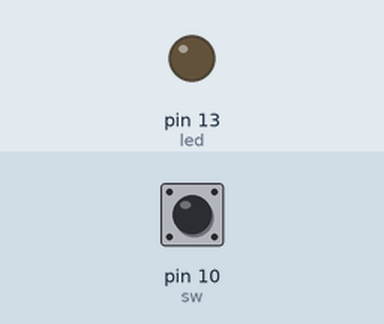
A sketch run on a simulated Arduino Uno, built with avr-gcc and run on an emulated ATmega328P. Shown: output pins drawn as LEDs (lit = HIGH). Dashed ring = blinking. The inputs (shaded band) are chosen by the test bench; at power-on: pin 10 (sw) HIGH.

Above: at 1.2 s.
1.3 s: pin 10 (sw) pulled LOW for 1 s
At 1.7 s:
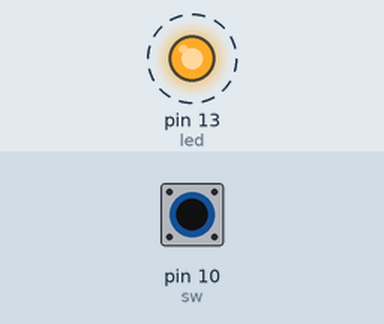
3.8 s: pin 10 (sw) pulled LOW for 3.2 s
At 8.2 s:
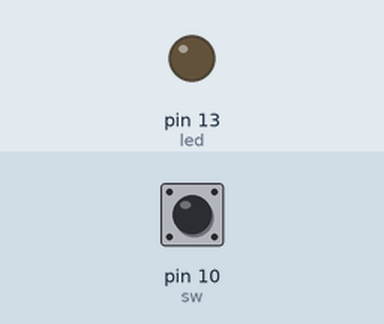
Timing chart, 0 to 9.7 s (numbered marks = the images above; inputs shaded):
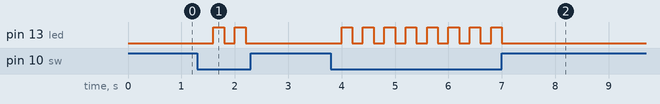

The sketch:

P69-1_SW_LED_blink.ino
```cpp
/*
*P69-1
*設計Arduino 程式，使用一個指撥開關控制一個LED，當開關接通(ON)時，LED 閃爍，當開關斷開(OFF)時，LED 關閉。
*/

const uint8_t led = 13;
const uint8_t sw = 10; //宣告開關輸入腳位

#define BLINK_INTERVAL 200 //ms，LED閃爍間隔
unsigned long last_blink = 0;
bool led_state = 0;

void setup()
{
	pinMode(led, OUTPUT);
	pinMode(sw, INPUT_PULLUP); //使用內建上拉電阻
}

void loop()
{
	unsigned long now = millis();
	if(now-last_blink >= BLINK_INTERVAL) //每隔固定時間檢查是否需要閃爍
	{
		digitalWrite(led, led_state & !digitalRead(sw)); //只有在led_state和sw都是1的時候才閃爍
		last_blink = now; //更新最後一次執行時間
		led_state = !led_state; //LED狀態反轉
	}
}
```

Measured:
- after the input at 1.3 s, pin 13 (led): alternates HIGH for 0.20 s and LOW for 0.20 s, 4 changes in all, then stays LOW, starting after 0.30 s
- after the input at 3.8 s, pin 13 (led): alternates HIGH for 0.20 s and LOW for 0.20 s, 16 changes in all, then stays LOW, starting after 0.20 s
